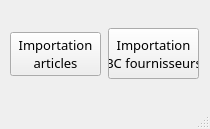
<?xml version="1.0" encoding="UTF-8"?>
<ui version="4.0">
 <class>Importkwisatz</class>
 <widget class="QMainWindow" name="Importkwisatz">
  <property name="windowModality">
   <enum>Qt::NonModal</enum>
  </property>
  <property name="geometry">
   <rect>
    <x>0</x>
    <y>0</y>
    <width>210</width>
    <height>129</height>
   </rect>
  </property>
  <property name="font">
   <font>
    <family>Gill Sans MT</family>
   </font>
  </property>
  <property name="windowTitle">
   <string>Imports Kwisatz</string>
  </property>
  <property name="windowOpacity">
   <double>-4.000000000000000</double>
  </property>
  <property name="tabShape">
   <enum>QTabWidget::Rounded</enum>
  </property>
  <property name="unifiedTitleAndToolBarOnMac">
   <bool>false</bool>
  </property>
  <widget class="QWidget" name="centralwidget">
   <layout class="QGridLayout" name="gridLayout">
    <item row="1" column="0">
     <widget class="QPushButton" name="articleButton">
      <property name="maximumSize">
       <size>
        <width>91</width>
        <height>51</height>
       </size>
      </property>
      <property name="font">
       <font>
        <family>Gill Sans MT</family>
        <pointsize>10</pointsize>
       </font>
      </property>
      <property name="mouseTracking">
       <bool>false</bool>
      </property>
      <property name="text">
       <string>Importation
articles</string>
      </property>
     </widget>
    </item>
    <item row="0" column="1" rowspan="3">
     <widget class="QPushButton" name="BCAButton">
      <property name="maximumSize">
       <size>
        <width>91</width>
        <height>51</height>
       </size>
      </property>
      <property name="font">
       <font>
        <family>Gill Sans MT</family>
        <pointsize>10</pointsize>
       </font>
      </property>
      <property name="mouseTracking">
       <bool>false</bool>
      </property>
      <property name="text">
       <string>Importation
BC fournisseurs</string>
      </property>
     </widget>
    </item>
   </layout>
  </widget>
  <widget class="QMenuBar" name="menubar">
   <property name="geometry">
    <rect>
     <x>0</x>
     <y>0</y>
     <width>210</width>
     <height>24</height>
    </rect>
   </property>
  </widget>
  <widget class="QStatusBar" name="statusbar"/>
 </widget>
 <resources/>
 <connections/>
</ui>
